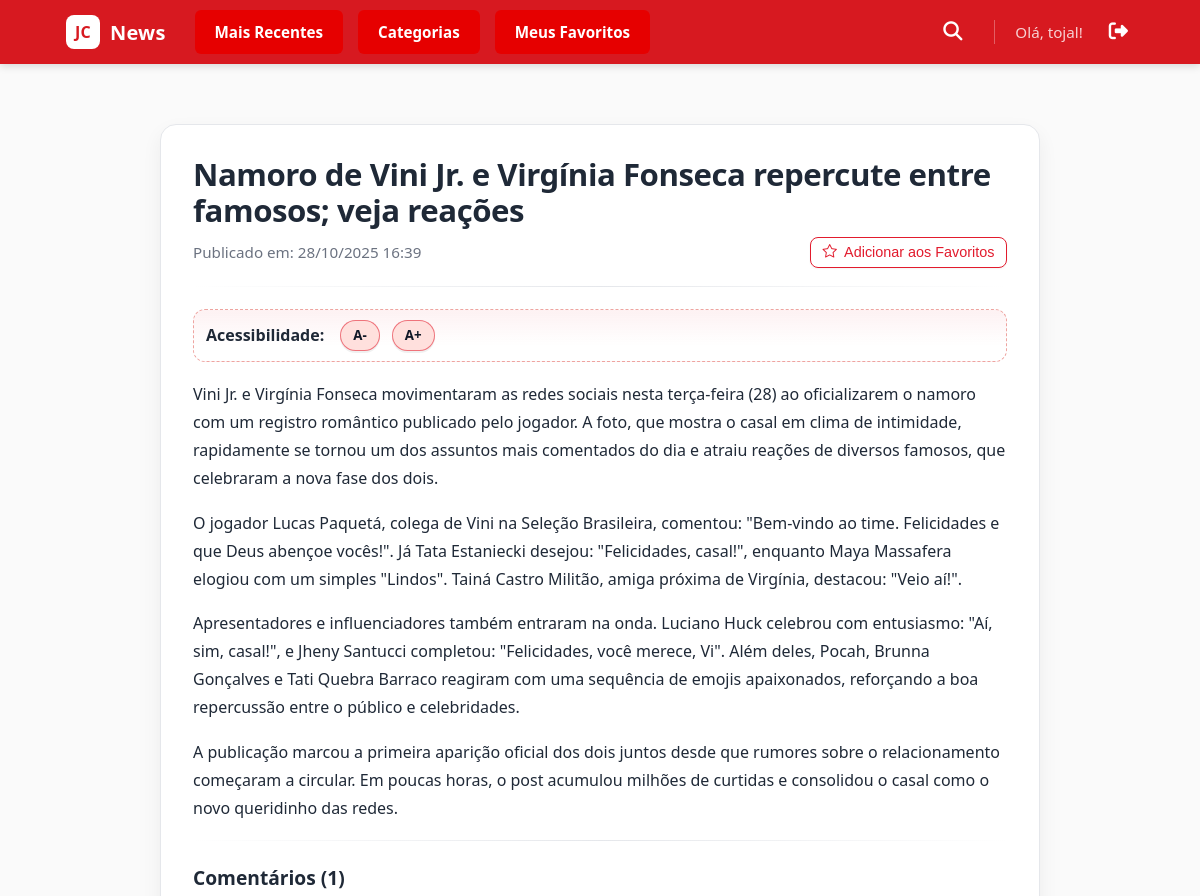
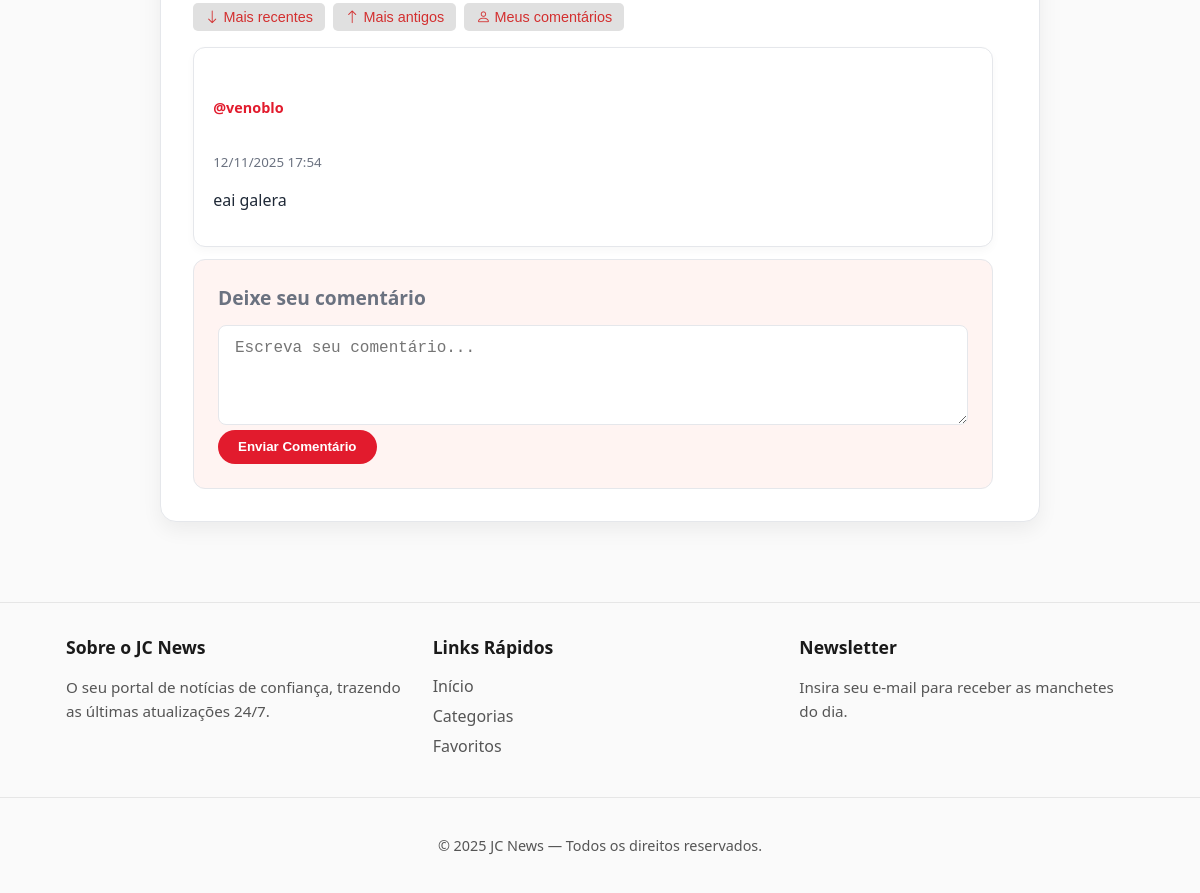
Screenshot of /noticia/4/ (signed in) with the database file from the repository (2 pictures, top to bottom).
### app1/models.py (models this page shows, shortened)
class Noticia(models.Model):
    titulo = models.CharField(max_length=255)
    conteudo = models.TextField()
    data_publicacao = models.DateTimeField(auto_now_add=True)
    categoria = models.ForeignKey(
        Categoria, on_delete=models.SET_NULL, null=True, blank=True, related_name='noticias'
    )
    visualizacoes = models.PositiveIntegerField(default=0)
    favoritos = models.ManyToManyField(
        User,
        related_name='noticias_favoritas',
        blank=True
    )
    usuarios_que_visitaram = models.ManyToManyField(
        User,
        related_name='noticias_visualizadas',
        blank=True
    )

class Comentario(models.Model):
    noticia = models.ForeignKey(Noticia, on_delete=models.CASCADE, related_name='comentarios')
    usuario = models.ForeignKey(User, on_delete=models.CASCADE)
    texto = models.TextField()
    data_comentario = models.DateTimeField(auto_now_add=True)

### app1/views.py (the view)
# urls.py: path('noticia/<int:pk>/', views.detalhe_noticia, name='detalhe_noticia'),
def detalhe_noticia(request, pk):
    noticia = get_object_or_404(Noticia, pk=pk)
    if request.user.is_authenticated:
        if request.user not in noticia.usuarios_que_visitaram.all():
            noticia.visualizacoes += 1
            noticia.usuarios_que_visitaram.add(request.user)
            noticia.save()
        is_favorita = noticia.favoritos.filter(id=request.user.id).exists()
    else:
        noticia.visualizacoes += 1
        noticia.save()
        is_favorita = False
    filtro = request.GET.get("filtro", "")
    comentarios = noticia.comentarios.all()
    if filtro == "recentes":
        comentarios = comentarios.order_by("-data_comentario")
    elif filtro == "antigos":
        comentarios = comentarios.order_by("data_comentario")
    elif filtro == "meus" and request.user.is_authenticated:
        comentarios = comentarios.filter(usuario=request.user)
    form_comentario = ComentarioForm()
    return render(request, "app1/noticia_detalhe.html", {
        "noticia": noticia,
        "comentarios": comentarios,
        "form_comentario": form_comentario,
        "is_favorita": is_favorita,
    })

### app1/forms.py
class ComentarioForm(forms.ModelForm):
    class Meta:
        model = Comentario
        fields = ['texto']
        widgets = {
            'texto': forms.Textarea(attrs={
                'class': 'form-control',
                'rows': 3,
                'placeholder': 'Escreva seu comentário...'
            })
        }

### app1/templates/app1/noticia_detalhe.html (shortened to what this page needs)
{% extends 'app1/base.html' %}
{% load static %}
{% block content %}
<link rel="stylesheet" href="{% static 'app1/css/noticia_detalhe.css' %}">
<div class="noticia-page container">
  <header class="mb-4">
    <h1>{{ noticia.titulo }}</h1>
    <div class="d-flex justify-content-between align-items-center flex-wrap">
      <span class="text-muted mb-2">Publicado em: {{ noticia.data_publicacao|date:"d/m/Y H:i" }}</span>
      {% if user.is_authenticated %}
        <form action="{% url 'app1:favoritar_noticia_view' noticia.pk %}" method="POST" class="m-0">
          <button type="submit" class="btn {% if is_favorita %}btn-danger{% else %}btn-outline-primary{% endif %} btn-sm">
            {% if is_favorita %}
              <i class="bi bi-star-fill"></i> Remover dos Favoritos
            {% else %}
              <i class="bi bi-star"></i> Adicionar aos Favoritos
            {% endif %}
          </button>
        </form>
      {% else %}
        <a href="{% url 'login' %}?next={{ request.path }}" class="btn btn-outline-secondary btn-sm">
          <i class="bi bi-star"></i> Faça login para favoritar
        </a>
      {% endif %}
    </div>
  </header>
  <hr>
  <div class="controles-fonte mb-3">
    <strong>Acessibilidade:</strong>
    <button id="diminuir-fonte" class="btn btn-sm btn-light border">A-</button>
    <button id="aumentar-fonte" class="btn btn-sm btn-light border">A+</button>
  </div>
  <article id="corpo-noticia" class="mb-5" style="font-size: 16px;">
    {{ noticia.conteudo|linebreaks }}
  </article>
  <hr>
  <section class="comentarios-section mt-5">
    <h3>Comentários ({{ comentarios.count }})</h3>
    <form method="get" class="mb-3 d-flex gap-2 filtro-comentarios">
        <button type="submit" name="filtro" value="recentes" class="btn btn-filtro">
            <i class="bi bi-arrow-down"></i> Mais recentes
        </button>
        <button type="submit" name="filtro" value="antigos" class="btn btn-filtro">
            <i class="bi bi-arrow-up"></i> Mais antigos
        </button>
        {% if user.is_authenticated %}
            <button type="submit" name="filtro" value="meus" class="btn btn-filtro">
                <i class="bi bi-person"></i> Meus comentários
            </button>
        {% endif %}
    </form>
    <div class="lista-comentarios mb-4">
      {% for comentario in comentarios %}
        <div class="card mb-3 shadow-sm">
          <div class="card-body p-3">
            <div class="d-flex justify-content-between align-items-center mb-1">
              <h6 class="card-subtitle text-muted">
                <strong class="text-primary">@{{ comentario.usuario.username }}</strong>
              </h6>
              <small class="text-muted">{{ comentario.data_comentario|date:"d/m/Y H:i" }}</small>
            </div>
            <p class="card-text">{{ comentario.texto }}</p>
          </div>
        </div>
      {% empty %}
        <p class="text-muted">Nenhum comentário ainda. Seja o primeiro a participar!</p>
      {% endfor %}
    </div>
    <div class="novo-comentario p-3 bg-light rounded">
      {% if user.is_authenticated %}
        <h4 class="mb-3 text-muted">Deixe seu comentário</h4>
        <form action="{% url 'app1:adicionar_comentario' noticia.pk %}" method="POST">
          <div class="mb-3">
            {{ form_comentario.texto }}
          </div>
          <button type="submit" class="btn btn-primary">Enviar Comentário</button>
        </form>
      {% else %}
        <div class="text-center">
          <p class="mb-2">Você precisa estar logado para comentar.</p>
          <a href="{% url 'login' %}?next={{ request.path }}" class="btn btn-outline-primary">Fazer Login</a>
        </div>
      {% endif %}
    </div>
  </section>
</div>
{% endblock %}

### app1/templates/app1/base.html (shortened to what this page needs)
{% load static %}
<!DOCTYPE html>
<html lang="pt-br">
<head>
  <link rel="stylesheet" href="{% static 'app1/css/style.css' %}">
  <link rel="stylesheet" href="https://cdnjs.cloudflare.com/ajax/libs/font-awesome/6.5.1/css/all.min.css">
  <link rel="stylesheet" href="https://cdn.jsdelivr.net/npm/bootstrap-icons@1.11.3/font/bootstrap-icons.min.css">
</head>
<body>
  <header class="site-header">
    <div class="header-container header-content container">
      <a href="{% url 'app1:home' %}" class="brand" aria-label="Página Inicial">
        <span class="logo-mark">JC</span>
        <span class="logo-text">News</span>
      </a>
      <nav class="main-nav">
        <a class="nav-btn" href="{% url 'app1:home' %}">Mais Recentes</a>
        <a class="nav-btn" href="{% url 'app1:categorias' %}">Categorias</a>
        <a class="nav-btn" href="{% url 'app1:meus_favoritos' %}">Meus Favoritos</a>
      </nav>
      <div class="header-actions">
        <div class="search-wrapper">
          <button id="search-toggle" class="search-icon-btn" aria-label="Abrir busca">
            <i class="fa fa-search"></i>
          </button>
        </div>
        <div class="user-auth-links">
          {% if user.is_authenticated %}
            <span class="welcome-message">Olá, {{ user.username }}!</span>
            <form action="{% url 'logout' %}" method="post" class="logout-form" title="Sair">
              <button type="submit" class="auth-link logout-link" aria-label="Sair">
                <i class="fa-solid fa-right-from-bracket"></i>
              </button>
            </form>
          {% else %}
            <a href="{% url 'login' %}" class="auth-link">Login</a>
            <a href="{% url 'register' %}" class="auth-link register-link">Criar Conta</a>
          {% endif %}
        </div>
      </div>
    </div>
  </header>
  <main class="container page-content">
    {% block content %}{% endblock %}
  </main>
  <footer class="site-footer">
    <div class="footer-container container">
      <div class="footer-col">
        <h4>Sobre o JC News</h4>
        <p>O seu portal de notícias de confiança, trazendo as últimas atualizações 24/7.</p>
      </div>
      <div class="footer-col">
        <h4>Links Rápidos</h4>
        <ul class="footer-links">
          <li><a href="{% url 'app1:home' %}">Início</a></li>
          <li><a href="{% url 'app1:categorias' %}">Categorias</a></li>
          <li><a href="{% url 'app1:meus_favoritos' %}">Favoritos</a></li>
        </ul>
      </div>
      <div class="footer-col">
        <h4>Newsletter</h4>
        <p>Insira seu e-mail para receber as manchetes do dia.</p>
      </div>
    </div>
    <div class="footer-bottom">
      <p>&copy; {% now "Y" %} JC News — Todos os direitos reservados.</p>
    </div>
  </footer>
</body>
</html>

### app1/static/app1/css/style.css (style rules this page uses)
:root { --red:#d71920; --red-dark:#b1151b; --bg:#ffffff; --ink:#1a1a1a; --ink-weak:#555; --border:#e6e6e6; --bg-soft: #fafafa; }
* { box-sizing:border-box }
html,body { margin:0;padding:0;background:var(--bg-soft);color:var(--ink);font-family:system-ui,-apple-system,Segoe UI,Roboto,Ubuntu,Cantarell,"Helvetica Neue",Arial,sans-serif; min-height: 100vh; display: flex; flex-direction: column; }
.container { max-width:1100px;margin:0 auto;padding:0 16px }
a { text-decoration: none; }
.site-header { background:var(--red);color:#fff;position:sticky;top:0;z-index:100; box-shadow: 0 2px 8px rgba(0,0,0,.15); }
.header-content { display:flex;align-items:center;justify-content:space-between;height:64px; gap: 1.5rem; }
.brand { display:flex;align-items:center;gap:10px;text-decoration:none;color:#fff;font-weight:700;letter-spacing:.2px }
.logo-mark { display:inline-grid;place-items:center;width:34px;height:34px;border-radius:8px;background:#fff;color:var(--red);font-weight:900 }
.logo-text { font-size:20px }
.main-nav { display: flex; gap: 5px; }
.nav-btn { display: inline-block; padding: 10px 18px; margin: 0 5px; background-color: #e60000; color: #fff; font-weight: 600; font-size: 0.95rem; text-decoration: none; border-radius: 6px; transition: all 0.25s ease-in-out; border: 2px solid transparent; }
.header-actions { display: flex; align-items: center; gap: 1.5rem; margin-left: auto; }
.user-auth-links { display: flex; align-items: center; gap: 1.25rem; padding-left: 1.25rem; border-left: 1px solid rgba(255,255,255,.3); font-size: 0.95rem; font-weight: 500; }
.user-auth-links .welcome-message { color: rgba(255,255,255,.8); white-space: nowrap; }
.user-auth-links .auth-link { color: #fff; text-decoration: none; font-weight: 600; white-space: nowrap; }
.page-content { padding:24px 0; flex-grow: 1; }
.btn-primary { padding:10px 14px;border:none;border-radius:10px;background:var(--red);color:#fff;font-weight:600;cursor:pointer }
.site-footer { border-top:1px solid var(--border); padding: 32px 0 0 0; background:var(--bg-soft); color:var(--ink-weak); margin-top: 32px; }
.footer-container { display: grid; grid-template-columns: repeat(auto-fit, minmax(250px, 1fr)); gap: 2rem; }
.footer-col h4 { font-size: 1.1rem; font-weight: 700; color: var(--ink); margin-top: 0; margin-bottom: 1rem; }
.footer-col p { font-size: 0.95rem; margin-bottom: 1rem; line-height: 1.6; }
.footer-links { list-style: none; padding: 0; margin: 0; }
.footer-links li { margin-bottom: 0.5rem; }
.footer-links a { color: var(--ink-weak); text-decoration: none; }
.footer-bottom { border-top: 1px solid var(--border); margin-top: 2rem; padding: 1.5rem 1.5rem; text-align: center; font-size: 0.9rem; color: var(--ink-weak); }
.logout-form { display: inline; }
.logout-form button { background: none; border: none; color: #ff4b4b; cursor: pointer; font-size: 1.2rem; transition: opacity 0.2s; }
.search-wrapper { position: relative; display: flex; align-items: center; }
.search-icon-btn { background: none; border: none; color: #fff; cursor: pointer; font-size: 1.2rem; padding: 8px; transition: transform 0.2s ease; }

### rows the page displays
Noticia: titulo "Namoro de Vini Jr. e Virgínia Fonseca repercute entre famosos; veja reações", data_publicacao "28/10/2025 16:39", conteudo "Vini Jr. e Virgínia Fonseca movimentaram as redes sociais nesta terça-feira (28) ao oficializarem o namoro com um registro romântico publicado pelo jogador. A foto, que mostra o casal em clima de intimidade, rapidamente se tornou um dos assuntos mais comentados do dia e atraiu reações de diversos famosos, que celebraram a nova fase dos dois. O jogador Lucas Paquetá, colega de Vini na Seleção Brasileira, comentou: \"Bem-vindo ao time. Felicidades e que Deus abençoe vocês!\". Já Tata Estaniecki desejou: \"Felicidades, casal!\", enquanto Maya Massafera elogiou com um simples \"Lindos\". Tainá Castro Militão, amiga próxima de Virgínia, destacou: \"Veio aí!\". Apresentadores e influenciadores também…", count "1"
Comentario: usuario.username "venoblo", data_comentario "12/11/2025 17:54", texto "eai galera"

### other values shown
{{ user.username }} "tojal"
